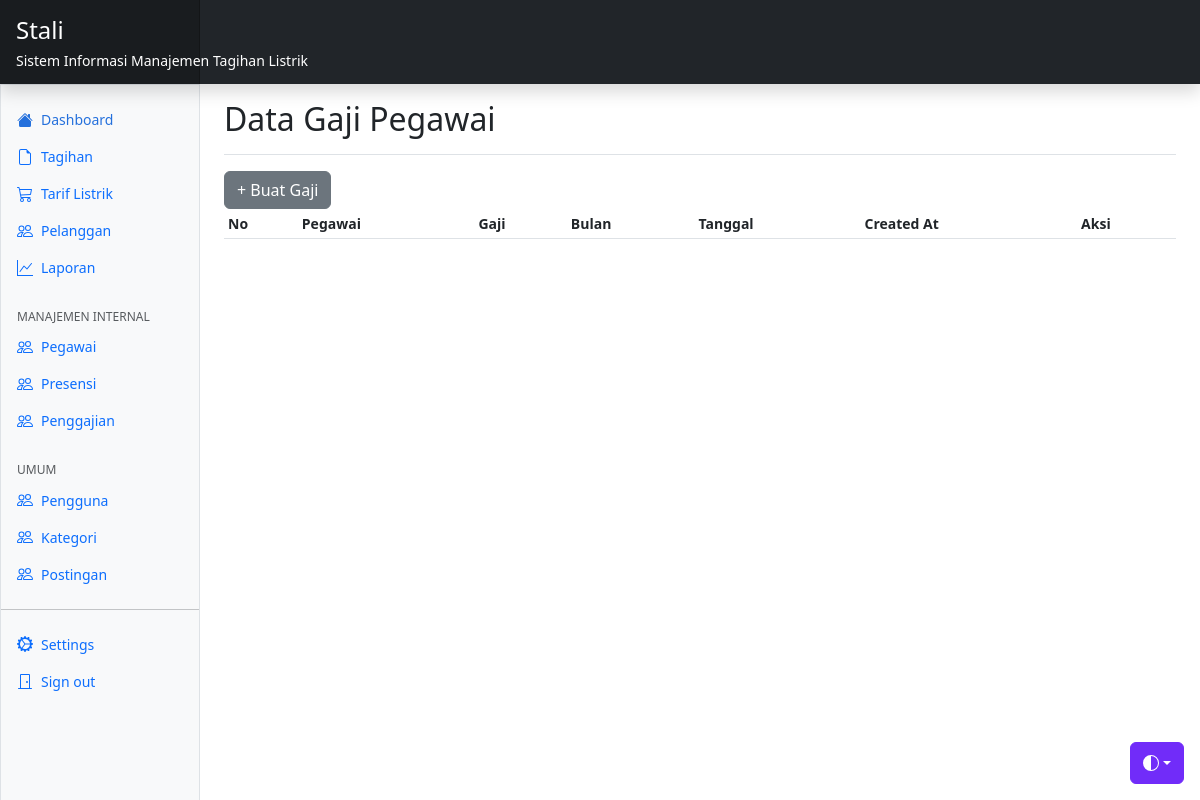
The app's page /index.php/management/gaji, older data.
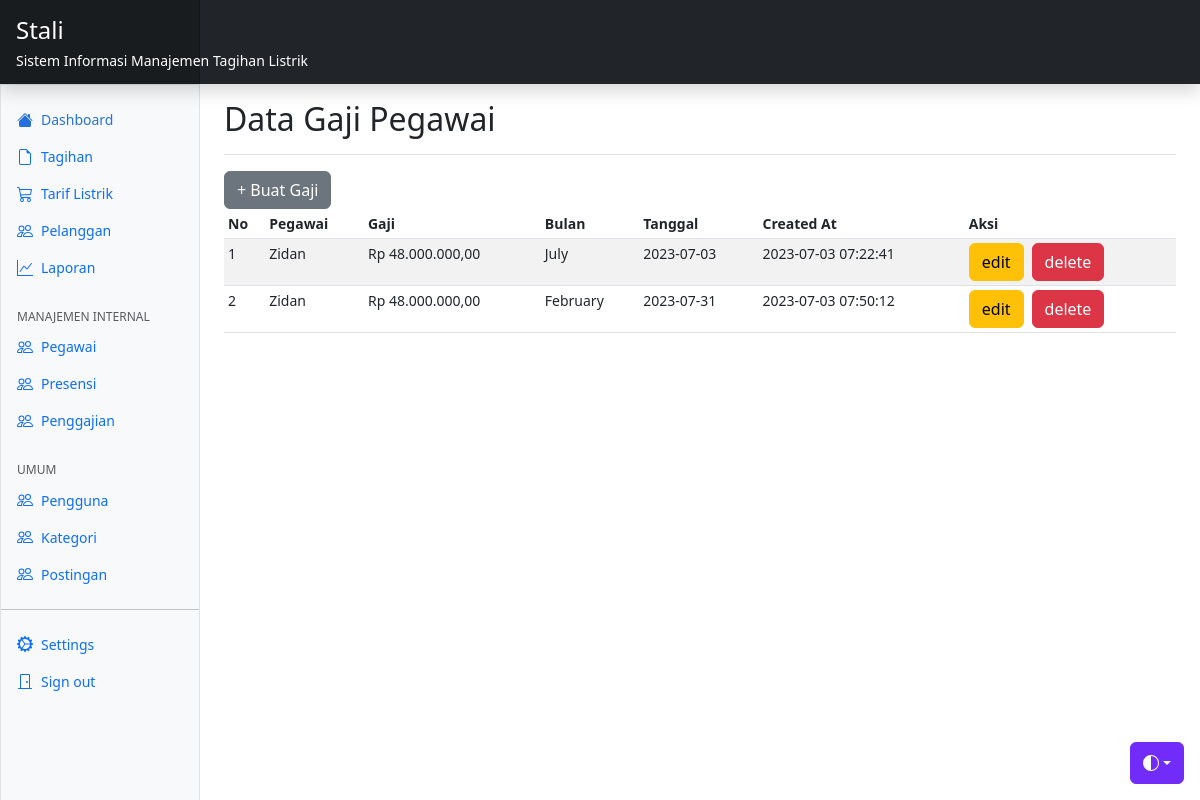
The same page, newer data.
### tables this page shows
CREATE TABLE `tb_gaji` (
  `id` int(11) NOT NULL,
  `pegawai_id` int(11) NOT NULL,
  `gaji` int(11) NOT NULL,
  `bulan` varchar(15) NOT NULL,
  `tanggal` date NOT NULL,
  `keterangan` text NOT NULL,
  `created_at` timestamp NOT NULL DEFAULT current_timestamp(),
  `updated_at` timestamp NULL DEFAULT NULL ON UPDATE current_timestamp()
);

CREATE TABLE `tb_pegawai` (
  `id` int(11) NOT NULL,
  `user_id` int(11) NOT NULL,
  `nama` varchar(100) NOT NULL,
  `email` varchar(100) NOT NULL,
  `no_hp` varchar(13) NOT NULL,
  `alamat` text NOT NULL,
  `tempat_lahir` varchar(50) NOT NULL,
  `tanggal_lahir` date NOT NULL,
  `jenis_kelamin` char(1) NOT NULL,
  `status_pernikahan` tinyint(1) NOT NULL,
  `tanggal_gabung` date NOT NULL,
  `divisi` varchar(50) NOT NULL,
  `jabatan` varchar(50) NOT NULL,
  `gaji` int(11) NOT NULL,
  `status_bekerja` varchar(15) NOT NULL,
  `created_at` timestamp NOT NULL DEFAULT current_timestamp(),
  `updated_at` timestamp NULL DEFAULT NULL ON UPDATE current_timestamp()
);

### application/core/MY_Controller.php (called while the page is built, shortened)
<?php
abstract class MY_AdminController extends CI_Controller
{
  public function __construct()
  {
    $this->load->helper('debug');
  }
  protected function checkNavbar($navbar = 'authenticated')
  {
    if (!$this->session->userdata('id')) {
      $navbar = 'unauthenticated';
    }
    return $this->load->view('layout/navbars/' . $navbar, [], true);
  }
  protected function layout($view, $data)
  {
    $data['view'] = $view;
    $data['navbar'] = $this->checkNavbar();
    $data['content'] = $this->load->view($view, $data, true);
    return $this->load->view('layout/management', $data);
  }
}

### application/controllers/management/Gaji.php (called while the page is built, shortened)
<?php
class Gaji extends MY_AdminController
{
  protected $viewFolder = 'management/gaji';
  public function index()
  {
    $data['list'] = $this->gaji_model->listWithRelation();
    $this->layout($this->viewFolder . '/index', $data);
  }
}

### index.php (called while the page is built, shortened)
<?php
require_once BASEPATH.'core/CodeIgniter.php';

### application/core/MY_Model.php (called while the page is built, shortened)
<?php
abstract class MY_Model extends CI_Model
{
  public function setTable($table_name)
  {
    $this->table = $table_name;
  }
}

### application/models/GajiModel.php (called while the page is built, shortened)
<?php
class GajiModel extends MY_Model
{
  public function listWithRelation()
  {
    $this->db->join('tb_pegawai', 'tb_pegawai.id = tb_gaji.pegawai_id');
    $this->db->select('tb_gaji.*, tb_pegawai.nama');
    return $this->db->get($this->table)->result();
  }
}

### application/helpers/number_helper.php (called while the page is built)
<?php
if (!function_exists('rupiah')) {
  function rupiah($angka)
  {
    $hasil_rupiah = "Rp " . number_format($angka, 2, ',', '.');
    return $hasil_rupiah;
  }
}

### application/views/management/gaji/index.php (the view, shortened to what this page needs)
<div class="d-flex justify-content-between flex-wrap flex-md-nowrap align-items-center pt-3 pb-2 mb-3 border-bottom">
  <h1 class="h2">Data Gaji Pegawai</h1>
</div>
<a href="<?= base_url('management/gaji/create') ?>" class="btn btn-secondary">+ Buat Gaji</a>
<div class="table-responsive small">
  <table class="table table-striped table-sm">
    <thead>
      <tr>
        <th scope="col">No</th>
        <th scope="col">Pegawai</th>
        <th scope="col">Gaji</th>
        <th scope="col">Bulan</th>
        <th scope="col">Tanggal</th>
        <th scope="col">Created At</th>
        <th scope="col">Aksi</th>
      </tr>
    </thead>
    <tbody>
      <?php foreach ($list as $key => $item): ?>
        <tr>
          <td>
            <?= $key + 1 ?>
          </td>
          <td>
            <?= $item->nama ?>
          </td>
          <td>
            <?= rupiah($item->gaji) ?>
          </td>
          <td>
            <?= date("F", mktime(0, 0, 0, $item->bulan, 10)) ?>
          </td>
          <td>
            <?= $item->tanggal ?>
          </td>
          <td>
            <?= date($item->created_at) ?>
          </td>
          <td>
            <div class="d-flex flex-row gap-2">
              <a href="<?= base_url('management/presensi/edit/' . $item->id) ?>" class="btn btn-warning">edit</a>
              <?= form_open('management/presensi/delete/' . $item->id, 'id="del-category-' . $item->id . '"') ?>
              <button class="btn btn-danger" type="button"
                onclick="deleteCategory(this.form, <?= $item->id ?>)">delete</button>
              </form>
            </div>
          </td>
        </tr>
      <?php endforeach ?>
    </tbody>
  </table>
</div>

Row changes from the older to the newer data that the page shows:
added tb_gaji: pegawai.nama "Zidan", gaji "Rp 48.000.000,00", bulan "July", tanggal "2023-07-03", created_at "2023-07-03 07:22:41"
added tb_gaji: pegawai.nama "Zidan", gaji "Rp 48.000.000,00", bulan "February", tanggal "2023-07-31", created_at "2023-07-03 07:50:12"
